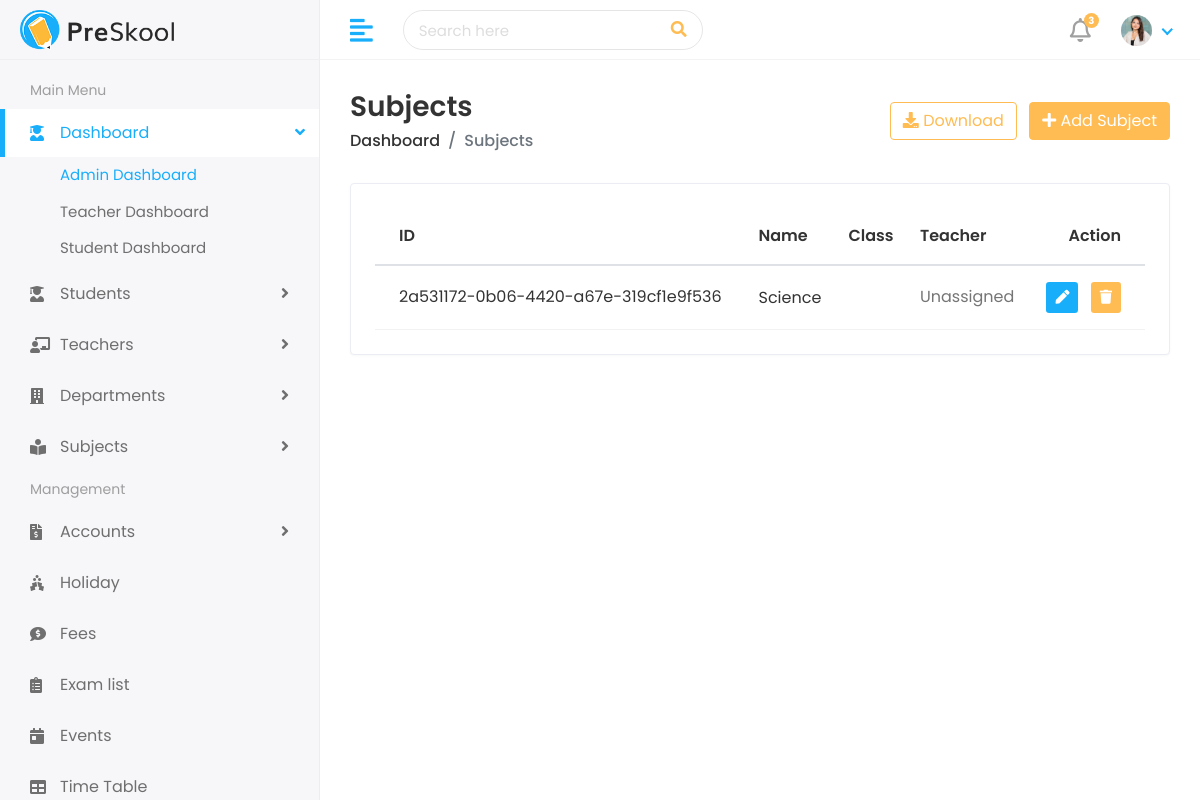
/subject/list/ (signed in), run on an earlier commit of the app's database.
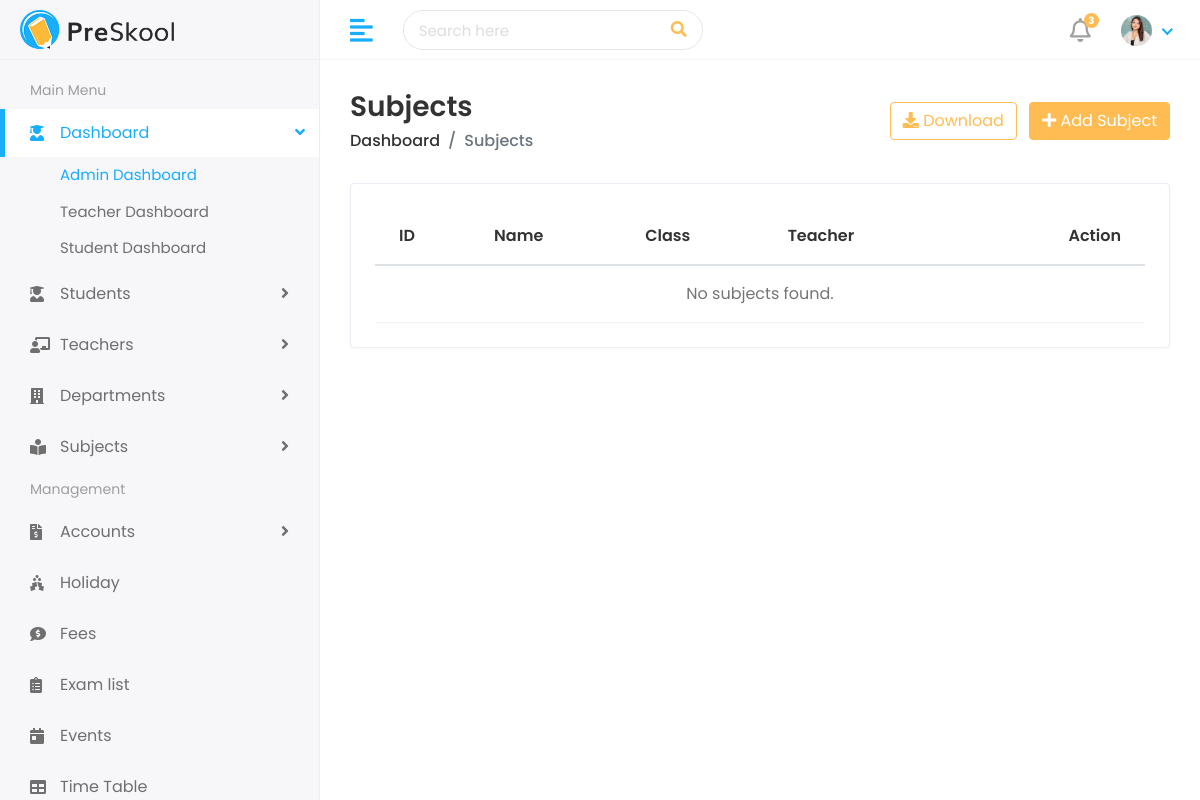
And on a later commit of the database.
### teacher/models.py (models this page shows, shortened)
class Subject(models.Model):
    CLASS_CHOICES = [
        ("CRECHE", "Creche"),
        ("NURSERY_1", "Nursery 1"),
        ("NURSERY_2", "Nursery 2"),
        ("KINDERGARTEN", "Kindergarten"),
        ("UPPER_PRIMARY_4", "Upper Primary 4"),
        ("UPPER_PRIMARY_5", "Upper Primary 5"),
        ("UPPER_PRIMARY_6", "Upper Primary 6"),
        ("JHS_1", "JHS 1"),
        ("JHS_2", "JHS 2"),
        ("JHS_3", "JHS 3"),
    ]
    id = models.UUIDField(primary_key=True, default=uuid.uuid4, editable=False)
    teacher = models.ForeignKey(Teacher, on_delete=models.SET_NULL, null=True, blank=True)
    name = models.CharField(max_length=250)
    grade_level = models.CharField(max_length=50, choices=CLASS_CHOICES)

### subject/views.py (the view)
# urls.py: path('list/', views.list_all_subject, name='list-subject'),
def list_all_subject(request):
    if not request.user.is_authenticated or request.user.role != "admin":
        messages.error(request, "You are not authorized to perform this action")
        return redirect("school:home")
    subjects = Subject.objects.all()
    return render(request, "subject/subjects.html", {"subjects": subjects})

### subject/templates/subject/subjects.html (shortened to what the changed rows need)
{% extends 'school/base.html' %}
{% load static %}
{% block content %}
<div class="page-wrapper">
    <div class="content container-fluid">
        <div class="row">
            <div class="col-sm-12">
                <div class="card card-table">
                    <div class="card-body">
                        <div class="table-responsive">
                            <table class="table table-hover table-center mb-0 datatable">
                                <thead>
                                    <tr>
                                        <th>ID</th>
                                        <th>Name</th>
                                        <th>Class</th>
                                        <th>Teacher</th>
                                        <th class="text-right">Action</th>
                                    </tr>
                                </thead>
                                <tbody>
                                    {% if subjects %}
                                        {% for subject in subjects %}
                                            <tr>
                                                <td>{{ subject.id }}</td>
                                                <td><h2><a href="#">{{ subject.name }}</a></h2></td>
                                                <td>{{ subject.grade_level }}</td>
                                                <td>
                                                    {% if subject.teacher %}
                                                        {{ subject.teacher.user.first_name }} {{ subject.teacher.user.last_name }}
                                                    {% else %}
                                                        <span class="text-muted">Unassigned</span>
                                                    {% endif %}
                                                </td>
                                                <td class="text-right">
                                                    <div class="actions">
                                                        <a href="{% url 'subject:edit-subject' subject.id %}" class="btn btn-sm bg-success-light mr-2">
                                                            <i class="fas fa-pen"></i>
                                                        </a>
                                                        <a href="{% url 'subject:delete-subject' subject.id %}" class="btn btn-sm bg-danger-light delete-btn"
                                                           onclick="return confirm('Are you sure you want to delete this subject? This cannot be undone.')">
                                                            <i class="fas fa-trash"></i>
                                                        </a>
                                                    </div>
                                                </td>
                                            </tr>
                                        {% endfor %}
                                    {% else %}
                                        <tr>
                                            <td colspan="5" class="text-center text-muted">No subjects found.</td>
                                        </tr>
                                    {% endif %}
                                </tbody>
                            </table>
                        </div>
                    </div>
                </div>
            </div>
        </div>
    </div>
</div>
{% endblock %}

What changed in the data, as far as the page shows it:
removed Subject: id "2a531172-0b06-4420-a67e-319cf1e9f536", name "Science", shows "Unassigned"
Also different on the page:
text now shown: "No subjects found."
